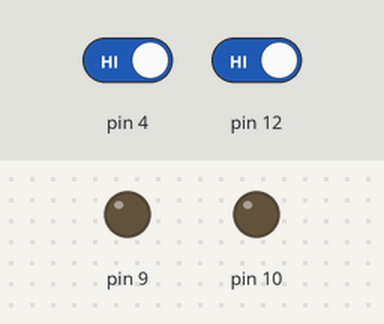
This sketch was run on a simulated Arduino Uno, built with avr-gcc and run on an emulated ATmega328P. Parts: output pins drawn as LEDs (lit = HIGH). The test bench sets the inputs (shaded band); at power-on: pin 12 HIGH, pin 4 HIGH. What the sketch prints to the serial monitor is not drawn.

Above: at 1.2 s.
1.3 s: pin 12 driven LOW
At 2.5 s:
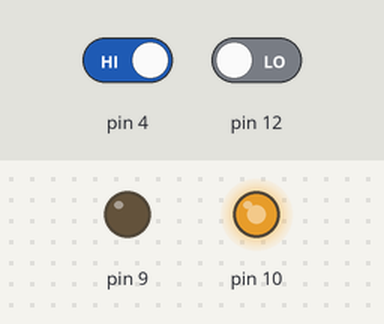
4.3 s: pin 4 driven LOW
At 5.1 s:
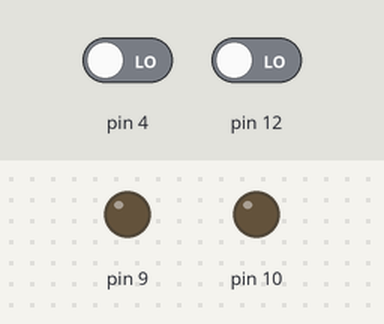
Timing chart, 0 to 7.3 s (numbered marks = the images above; inputs shaded):
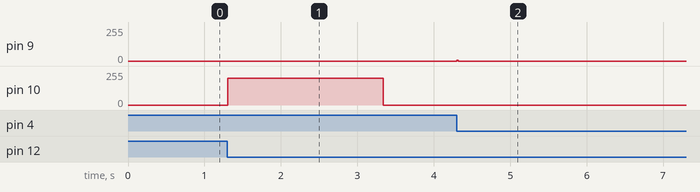

The sketch:

debug.ino
```cpp
int time;

void setup() {
  // put your setup code here, to run once:
  pinMode(4, INPUT);
  pinMode(12, INPUT);
  pinMode(9, OUTPUT);
  pinMode(10, OUTPUT);
  Serial.begin(9600);
}

  int isS1Sensed = false;
  int isS2Sensed = false;
void loop() {
  int sensor1 = digitalRead(4);
  int sensor2 = digitalRead(12);
  unsigned long t1, t2;
  // time = millis();

  Serial.println(isS1Sensed);
  if(sensor1 == 0 && isS1Sensed == false) {
    analogWrite(9, 5);
    t1 = millis();
    isS1Sensed = true;
    Serial.println("s1time");
    Serial.println(t1);
  }
  if(sensor1 == 1) {
    isS1Sensed = false;
  }

  if(sensor2 == 0 && isS2Sensed == false) {
    analogWrite(10, 200);
    analogWrite(9, 0);
    t2 = millis();
    isS2Sensed = true;
    Serial.println("s2time");
    Serial.println(t2);
    // Serial.println("speed");
    int dt = t2 - t1;
    float dts = dt / 1000;
    // Serial.println("difference");
    // Serial.println(dts);
    float speed = 4 / dts;
    Serial.println("speed in cm/s");
    Serial.println(speed);
    delay(2000);
  }
  if(sensor2 == 1){
    isS2Sensed = false;
  }
    // delay(500);
    analogWrite(10, 0);
    analogWrite(9, 0);
    // delay(50);
  // put your main code here, to run repeatedly:
}
```

Measured:
- after the input at 1.3 s, pin 10: 0/255 → 200/255 at once, → 0/255 2.0 s later
- after the input at 4.3 s, pin 9: 0/255 → 5/255 at once, → 0/255 0.01 s later
